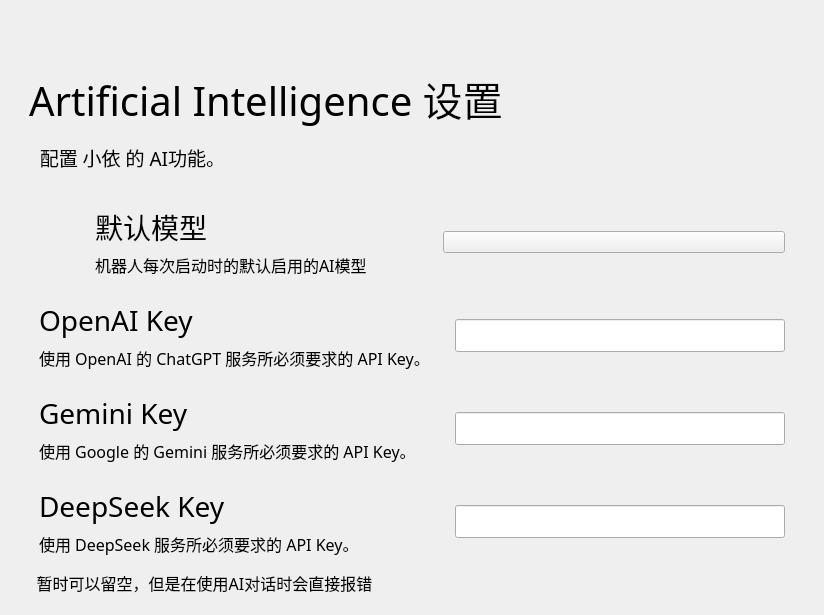
<?xml version="1.0" encoding="UTF-8"?>
<ui version="4.0">
 <class>Form</class>
 <widget class="QWidget" name="Form">
  <property name="geometry">
   <rect>
    <x>0</x>
    <y>0</y>
    <width>824</width>
    <height>615</height>
   </rect>
  </property>
  <property name="minimumSize">
   <size>
    <width>650</width>
    <height>465</height>
   </size>
  </property>
  <property name="windowTitle">
   <string>小依 - 设置AI功能</string>
  </property>
  <layout class="QHBoxLayout" name="horizontalLayout">
   <item>
    <widget class="PopUpAniStackedWidget" name="PopUpAniStackedWidget">
     <widget class="QWidget" name="page">
      <layout class="QVBoxLayout" name="verticalLayout">
       <item>
        <spacer name="spacer">
         <property name="orientation">
          <enum>Qt::Vertical</enum>
         </property>
         <property name="sizeType">
          <enum>QSizePolicy::Fixed</enum>
         </property>
         <property name="sizeHint" stdset="0">
          <size>
           <width>20</width>
           <height>40</height>
          </size>
         </property>
        </spacer>
       </item>
       <item>
        <widget class="QWidget" name="widget" native="true">
         <property name="maximumSize">
          <size>
           <width>16777215</width>
           <height>88</height>
          </size>
         </property>
         <layout class="QHBoxLayout" name="horizontalLayout_2">
          <item>
           <widget class="LargeTitleLabel" name="LargeTitleLabel">
            <property name="font">
             <font>
              <family>HarmonyOS Sans SC Medium</family>
              <pointsize>30</pointsize>
              <bold>false</bold>
             </font>
            </property>
            <property name="text">
             <string>Artificial Intelligence 设置</string>
            </property>
           </widget>
          </item>
         </layout>
        </widget>
       </item>
       <item>
        <widget class="SubtitleLabel" name="SubtitleLabel_5">
         <property name="font">
          <font>
           <family>HarmonyOS Sans SC Medium</family>
           <pointsize>14</pointsize>
           <bold>false</bold>
          </font>
         </property>
         <property name="text">
          <string>    配置 小依 的 AI功能。</string>
         </property>
        </widget>
       </item>
       <item>
        <spacer name="verticalSpacer_32">
         <property name="orientation">
          <enum>Qt::Vertical</enum>
         </property>
         <property name="sizeType">
          <enum>QSizePolicy::Fixed</enum>
         </property>
         <property name="sizeHint" stdset="0">
          <size>
           <width>20</width>
           <height>20</height>
          </size>
         </property>
        </spacer>
       </item>
       <item>
        <layout class="QGridLayout" name="gridLayout">
         <item row="2" column="0">
          <widget class="CardWidget" name="Edit_Icon_Settings_4">
           <property name="maximumSize">
            <size>
             <width>16777215</width>
             <height>100</height>
            </size>
           </property>
           <layout class="QHBoxLayout" name="horizontalLayout_8">
            <item>
             <spacer name="horizontalSpacer_21">
              <property name="orientation">
               <enum>Qt::Horizontal</enum>
              </property>
              <property name="sizeType">
               <enum>QSizePolicy::Fixed</enum>
              </property>
              <property name="sizeHint" stdset="0">
               <size>
                <width>10</width>
                <height>20</height>
               </size>
              </property>
             </spacer>
            </item>
            <item>
             <layout class="QVBoxLayout" name="verticalLayout_8">
              <item>
               <spacer name="verticalSpacer_37">
                <property name="orientation">
                 <enum>Qt::Vertical</enum>
                </property>
                <property name="sizeType">
                 <enum>QSizePolicy::Expanding</enum>
                </property>
                <property name="sizeHint" stdset="0">
                 <size>
                  <width>20</width>
                  <height>5</height>
                 </size>
                </property>
               </spacer>
              </item>
              <item>
               <widget class="TitleLabel" name="TitleLabel_7">
                <property name="maximumSize">
                 <size>
                  <width>16777215</width>
                  <height>50</height>
                 </size>
                </property>
                <property name="font">
                 <font>
                  <family>HarmonyOS Sans SC</family>
                  <pointsize>21</pointsize>
                  <bold>false</bold>
                 </font>
                </property>
                <property name="text">
                 <string>Gemini Key</string>
                </property>
               </widget>
              </item>
              <item>
               <widget class="SubtitleLabel" name="SubtitleLabel_8">
                <property name="font">
                 <font>
                  <family>HarmonyOS Sans SC</family>
                  <pointsize>12</pointsize>
                  <bold>false</bold>
                 </font>
                </property>
                <property name="text">
                 <string>使用 Google 的 Gemini 服务所必须要求的 API Key。</string>
                </property>
                <property name="textFormat">
                 <enum>Qt::AutoText</enum>
                </property>
                <property name="scaledContents">
                 <bool>false</bool>
                </property>
                <property name="wordWrap">
                 <bool>true</bool>
                </property>
               </widget>
              </item>
              <item>
               <spacer name="verticalSpacer_38">
                <property name="orientation">
                 <enum>Qt::Vertical</enum>
                </property>
                <property name="sizeType">
                 <enum>QSizePolicy::Expanding</enum>
                </property>
                <property name="sizeHint" stdset="0">
                 <size>
                  <width>20</width>
                  <height>5</height>
                 </size>
                </property>
               </spacer>
              </item>
             </layout>
            </item>
            <item>
             <widget class="LineEdit" name="LineEdit_6">
              <property name="maximumSize">
               <size>
                <width>330</width>
                <height>33</height>
               </size>
              </property>
              <property name="text">
               <string/>
              </property>
             </widget>
            </item>
            <item>
             <spacer name="horizontalSpacer_22">
              <property name="orientation">
               <enum>Qt::Horizontal</enum>
              </property>
              <property name="sizeType">
               <enum>QSizePolicy::Fixed</enum>
              </property>
              <property name="sizeHint" stdset="0">
               <size>
                <width>10</width>
                <height>20</height>
               </size>
              </property>
             </spacer>
            </item>
           </layout>
          </widget>
         </item>
         <item row="3" column="0">
          <widget class="CardWidget" name="Edit_Icon_Settings_5">
           <property name="maximumSize">
            <size>
             <width>16777215</width>
             <height>100</height>
            </size>
           </property>
           <layout class="QHBoxLayout" name="horizontalLayout_9">
            <item>
             <spacer name="horizontalSpacer_23">
              <property name="orientation">
               <enum>Qt::Horizontal</enum>
              </property>
              <property name="sizeType">
               <enum>QSizePolicy::Fixed</enum>
              </property>
              <property name="sizeHint" stdset="0">
               <size>
                <width>10</width>
                <height>20</height>
               </size>
              </property>
             </spacer>
            </item>
            <item>
             <layout class="QVBoxLayout" name="verticalLayout_9">
              <item>
               <spacer name="verticalSpacer_39">
                <property name="orientation">
                 <enum>Qt::Vertical</enum>
                </property>
                <property name="sizeType">
                 <enum>QSizePolicy::Expanding</enum>
                </property>
                <property name="sizeHint" stdset="0">
                 <size>
                  <width>20</width>
                  <height>5</height>
                 </size>
                </property>
               </spacer>
              </item>
              <item>
               <widget class="TitleLabel" name="TitleLabel_8">
                <property name="maximumSize">
                 <size>
                  <width>16777215</width>
                  <height>50</height>
                 </size>
                </property>
                <property name="font">
                 <font>
                  <family>HarmonyOS Sans SC</family>
                  <pointsize>21</pointsize>
                  <bold>false</bold>
                 </font>
                </property>
                <property name="text">
                 <string>DeepSeek Key</string>
                </property>
               </widget>
              </item>
              <item>
               <widget class="SubtitleLabel" name="SubtitleLabel_9">
                <property name="font">
                 <font>
                  <family>HarmonyOS Sans SC</family>
                  <pointsize>12</pointsize>
                  <bold>false</bold>
                 </font>
                </property>
                <property name="text">
                 <string>使用 DeepSeek 服务所必须要求的 API Key。</string>
                </property>
                <property name="textFormat">
                 <enum>Qt::AutoText</enum>
                </property>
                <property name="scaledContents">
                 <bool>false</bool>
                </property>
                <property name="wordWrap">
                 <bool>true</bool>
                </property>
               </widget>
              </item>
              <item>
               <spacer name="verticalSpacer_40">
                <property name="orientation">
                 <enum>Qt::Vertical</enum>
                </property>
                <property name="sizeType">
                 <enum>QSizePolicy::Expanding</enum>
                </property>
                <property name="sizeHint" stdset="0">
                 <size>
                  <width>20</width>
                  <height>5</height>
                 </size>
                </property>
               </spacer>
              </item>
             </layout>
            </item>
            <item>
             <widget class="LineEdit" name="DeepSeekeyEdit">
              <property name="maximumSize">
               <size>
                <width>330</width>
                <height>33</height>
               </size>
              </property>
              <property name="text">
               <string/>
              </property>
             </widget>
            </item>
            <item>
             <spacer name="horizontalSpacer_24">
              <property name="orientation">
               <enum>Qt::Horizontal</enum>
              </property>
              <property name="sizeType">
               <enum>QSizePolicy::Fixed</enum>
              </property>
              <property name="sizeHint" stdset="0">
               <size>
                <width>10</width>
                <height>20</height>
               </size>
              </property>
             </spacer>
            </item>
           </layout>
          </widget>
         </item>
         <item row="4" column="0">
          <widget class="SubtitleLabel" name="SubtitleLabel_6">
           <property name="font">
            <font>
             <family>HarmonyOS Sans SC</family>
             <pointsize>12</pointsize>
             <bold>false</bold>
            </font>
           </property>
           <property name="text">
            <string>    暂时可以留空，但是在使用AI对话时会直接报错</string>
           </property>
           <property name="textFormat">
            <enum>Qt::AutoText</enum>
           </property>
           <property name="scaledContents">
            <bool>false</bool>
           </property>
           <property name="wordWrap">
            <bool>true</bool>
           </property>
          </widget>
         </item>
         <item row="6" column="0">
          <spacer name="verticalSpacer">
           <property name="orientation">
            <enum>Qt::Vertical</enum>
           </property>
           <property name="sizeHint" stdset="0">
            <size>
             <width>20</width>
             <height>40</height>
            </size>
           </property>
          </spacer>
         </item>
         <item row="1" column="0">
          <widget class="CardWidget" name="Edit_Icon_Settings">
           <property name="maximumSize">
            <size>
             <width>16777215</width>
             <height>100</height>
            </size>
           </property>
           <layout class="QHBoxLayout" name="horizontalLayout_3">
            <item>
             <spacer name="horizontalSpacer_6">
              <property name="orientation">
               <enum>Qt::Horizontal</enum>
              </property>
              <property name="sizeType">
               <enum>QSizePolicy::Fixed</enum>
              </property>
              <property name="sizeHint" stdset="0">
               <size>
                <width>10</width>
                <height>20</height>
               </size>
              </property>
             </spacer>
            </item>
            <item>
             <layout class="QVBoxLayout" name="verticalLayout_3">
              <item>
               <spacer name="verticalSpacer_26">
                <property name="orientation">
                 <enum>Qt::Vertical</enum>
                </property>
                <property name="sizeType">
                 <enum>QSizePolicy::Expanding</enum>
                </property>
                <property name="sizeHint" stdset="0">
                 <size>
                  <width>20</width>
                  <height>5</height>
                 </size>
                </property>
               </spacer>
              </item>
              <item>
               <widget class="TitleLabel" name="TitleLabel_2">
                <property name="maximumSize">
                 <size>
                  <width>16777215</width>
                  <height>50</height>
                 </size>
                </property>
                <property name="font">
                 <font>
                  <family>HarmonyOS Sans SC</family>
                  <pointsize>21</pointsize>
                  <bold>false</bold>
                 </font>
                </property>
                <property name="text">
                 <string>OpenAI Key</string>
                </property>
               </widget>
              </item>
              <item>
               <widget class="SubtitleLabel" name="SubtitleLabel_2">
                <property name="font">
                 <font>
                  <family>HarmonyOS Sans SC</family>
                  <pointsize>12</pointsize>
                  <bold>false</bold>
                 </font>
                </property>
                <property name="text">
                 <string>使用 OpenAI 的 ChatGPT 服务所必须要求的 API Key。</string>
                </property>
                <property name="textFormat">
                 <enum>Qt::AutoText</enum>
                </property>
                <property name="scaledContents">
                 <bool>false</bool>
                </property>
                <property name="wordWrap">
                 <bool>true</bool>
                </property>
               </widget>
              </item>
              <item>
               <spacer name="verticalSpacer_27">
                <property name="orientation">
                 <enum>Qt::Vertical</enum>
                </property>
                <property name="sizeType">
                 <enum>QSizePolicy::Expanding</enum>
                </property>
                <property name="sizeHint" stdset="0">
                 <size>
                  <width>20</width>
                  <height>5</height>
                 </size>
                </property>
               </spacer>
              </item>
             </layout>
            </item>
            <item>
             <widget class="LineEdit" name="LineEdit">
              <property name="maximumSize">
               <size>
                <width>330</width>
                <height>33</height>
               </size>
              </property>
              <property name="text">
               <string/>
              </property>
             </widget>
            </item>
            <item>
             <spacer name="horizontalSpacer_11">
              <property name="orientation">
               <enum>Qt::Horizontal</enum>
              </property>
              <property name="sizeType">
               <enum>QSizePolicy::Fixed</enum>
              </property>
              <property name="sizeHint" stdset="0">
               <size>
                <width>10</width>
                <height>20</height>
               </size>
              </property>
             </spacer>
            </item>
           </layout>
          </widget>
         </item>
         <item row="0" column="0">
          <widget class="CardWidget" name="Edit_Icon_Settings_6">
           <property name="maximumSize">
            <size>
             <width>16777215</width>
             <height>120</height>
            </size>
           </property>
           <layout class="QHBoxLayout" name="horizontalLayout_10">
            <item>
             <spacer name="horizontalSpacer_25">
              <property name="orientation">
               <enum>Qt::Horizontal</enum>
              </property>
              <property name="sizeType">
               <enum>QSizePolicy::Fixed</enum>
              </property>
              <property name="sizeHint" stdset="0">
               <size>
                <width>10</width>
                <height>20</height>
               </size>
              </property>
             </spacer>
            </item>
            <item>
             <widget class="IconWidget" name="IconWidget_8">
              <property name="enabled">
               <bool>true</bool>
              </property>
              <property name="minimumSize">
               <size>
                <width>40</width>
                <height>40</height>
               </size>
              </property>
              <property name="maximumSize">
               <size>
                <width>40</width>
                <height>40</height>
               </size>
              </property>
             </widget>
            </item>
            <item>
             <spacer name="horizontalSpacer_26">
              <property name="orientation">
               <enum>Qt::Horizontal</enum>
              </property>
              <property name="sizeType">
               <enum>QSizePolicy::Fixed</enum>
              </property>
              <property name="sizeHint" stdset="0">
               <size>
                <width>10</width>
                <height>20</height>
               </size>
              </property>
             </spacer>
            </item>
            <item>
             <layout class="QVBoxLayout" name="verticalLayout_10">
              <item>
               <spacer name="verticalSpacer_41">
                <property name="orientation">
                 <enum>Qt::Vertical</enum>
                </property>
                <property name="sizeType">
                 <enum>QSizePolicy::Expanding</enum>
                </property>
                <property name="sizeHint" stdset="0">
                 <size>
                  <width>20</width>
                  <height>5</height>
                 </size>
                </property>
               </spacer>
              </item>
              <item>
               <widget class="TitleLabel" name="TitleLabel_9">
                <property name="maximumSize">
                 <size>
                  <width>16777215</width>
                  <height>50</height>
                 </size>
                </property>
                <property name="font">
                 <font>
                  <family>HarmonyOS Sans SC</family>
                  <pointsize>21</pointsize>
                  <bold>false</bold>
                 </font>
                </property>
                <property name="text">
                 <string>默认模型</string>
                </property>
               </widget>
              </item>
              <item>
               <widget class="SubtitleLabel" name="SubtitleLabel_10">
                <property name="font">
                 <font>
                  <family>HarmonyOS Sans SC</family>
                  <pointsize>12</pointsize>
                  <bold>false</bold>
                 </font>
                </property>
                <property name="text">
                 <string>机器人每次启动时的默认启用的AI模型</string>
                </property>
                <property name="textFormat">
                 <enum>Qt::AutoText</enum>
                </property>
                <property name="scaledContents">
                 <bool>false</bool>
                </property>
                <property name="wordWrap">
                 <bool>true</bool>
                </property>
               </widget>
              </item>
              <item>
               <spacer name="verticalSpacer_42">
                <property name="orientation">
                 <enum>Qt::Vertical</enum>
                </property>
                <property name="sizeType">
                 <enum>QSizePolicy::Expanding</enum>
                </property>
                <property name="sizeHint" stdset="0">
                 <size>
                  <width>20</width>
                  <height>5</height>
                 </size>
                </property>
               </spacer>
              </item>
             </layout>
            </item>
            <item>
             <widget class="ComboBox" name="ComboBox">
              <property name="sizePolicy">
               <sizepolicy hsizetype="Minimum" vsizetype="Fixed">
                <horstretch>0</horstretch>
                <verstretch>0</verstretch>
               </sizepolicy>
              </property>
             </widget>
            </item>
            <item>
             <spacer name="horizontalSpacer_27">
              <property name="orientation">
               <enum>Qt::Horizontal</enum>
              </property>
              <property name="sizeType">
               <enum>QSizePolicy::Fixed</enum>
              </property>
              <property name="sizeHint" stdset="0">
               <size>
                <width>10</width>
                <height>20</height>
               </size>
              </property>
             </spacer>
            </item>
           </layout>
          </widget>
         </item>
        </layout>
       </item>
      </layout>
     </widget>
    </widget>
   </item>
  </layout>
 </widget>
 <customwidgets>
  <customwidget>
   <class>ComboBox</class>
   <extends>QPushButton</extends>
   <header>qfluentwidgets</header>
  </customwidget>
  <customwidget>
   <class>IconWidget</class>
   <extends>QWidget</extends>
   <header>qfluentwidgets</header>
  </customwidget>
  <customwidget>
   <class>CardWidget</class>
   <extends>QFrame</extends>
   <header>qfluentwidgets</header>
   <container>1</container>
  </customwidget>
  <customwidget>
   <class>PopUpAniStackedWidget</class>
   <extends>QStackedWidget</extends>
   <header>qfluentwidgets</header>
   <container>1</container>
  </customwidget>
  <customwidget>
   <class>SubtitleLabel</class>
   <extends>QLabel</extends>
   <header>qfluentwidgets</header>
  </customwidget>
  <customwidget>
   <class>TitleLabel</class>
   <extends>QLabel</extends>
   <header>qfluentwidgets</header>
  </customwidget>
  <customwidget>
   <class>LargeTitleLabel</class>
   <extends>QLabel</extends>
   <header>qfluentwidgets</header>
  </customwidget>
  <customwidget>
   <class>LineEdit</class>
   <extends>QLineEdit</extends>
   <header>qfluentwidgets</header>
  </customwidget>
 </customwidgets>
 <resources>
  <include location="JianerSetupWizard.qrc"/>
 </resources>
 <connections/>
</ui>
